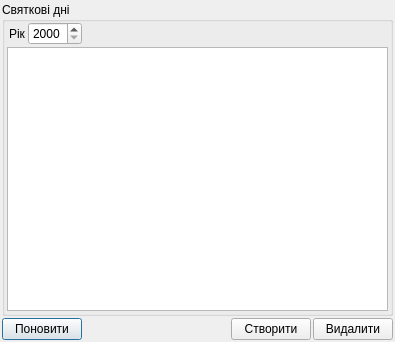
<?xml version="1.0" encoding="UTF-8"?>
<ui version="4.0">
 <class>UDialogSalarySvyatkoviDni</class>
 <widget class="QDialog" name="UDialogSalarySvyatkoviDni">
  <property name="geometry">
   <rect>
    <x>0</x>
    <y>0</y>
    <width>395</width>
    <height>342</height>
   </rect>
  </property>
  <property name="windowTitle">
   <string>Довідник &quot;Всяткові дні&quot;</string>
  </property>
  <layout class="QVBoxLayout" name="verticalLayout_2">
   <property name="spacing">
    <number>2</number>
   </property>
   <property name="margin">
    <number>2</number>
   </property>
   <item>
    <widget class="QGroupBox" name="groupBox_pidrozdily">
     <property name="title">
      <string>Святкові дні</string>
     </property>
     <layout class="QVBoxLayout" name="verticalLayout">
      <property name="spacing">
       <number>2</number>
      </property>
      <property name="leftMargin">
       <number>2</number>
      </property>
      <property name="topMargin">
       <number>0</number>
      </property>
      <property name="rightMargin">
       <number>2</number>
      </property>
      <property name="bottomMargin">
       <number>2</number>
      </property>
      <item>
       <layout class="QHBoxLayout" name="horizontalLayout_2">
        <property name="spacing">
         <number>2</number>
        </property>
        <property name="leftMargin">
         <number>2</number>
        </property>
        <property name="rightMargin">
         <number>2</number>
        </property>
        <item>
         <widget class="QLabel" name="label_yearFilter">
          <property name="text">
           <string>Рік</string>
          </property>
         </widget>
        </item>
        <item>
         <widget class="QSpinBox" name="spinBox_yearFilter">
          <property name="minimum">
           <number>2000</number>
          </property>
          <property name="maximum">
           <number>2100</number>
          </property>
         </widget>
        </item>
        <item>
         <spacer name="horizontalSpacer_2">
          <property name="orientation">
           <enum>Qt::Horizontal</enum>
          </property>
          <property name="sizeHint" stdset="0">
           <size>
            <width>40</width>
            <height>20</height>
           </size>
          </property>
         </spacer>
        </item>
       </layout>
      </item>
      <item>
       <widget class="QTableWidget" name="tableWidget_svyatkoviDni"/>
      </item>
     </layout>
    </widget>
   </item>
   <item>
    <layout class="QHBoxLayout" name="horizontalLayout">
     <property name="spacing">
      <number>2</number>
     </property>
     <item>
      <widget class="QPushButton" name="pushButton_reload">
       <property name="text">
        <string>Поновити</string>
       </property>
       <property name="icon">
        <iconset resource="../uPictRc.qrc">
         <normaloff>:/crystalProject/pictures/crystal-project-actions-PNG/reload-256.png</normaloff>:/crystalProject/pictures/crystal-project-actions-PNG/reload-256.png</iconset>
       </property>
      </widget>
     </item>
     <item>
      <spacer name="horizontalSpacer">
       <property name="orientation">
        <enum>Qt::Horizontal</enum>
       </property>
       <property name="sizeHint" stdset="0">
        <size>
         <width>40</width>
         <height>20</height>
        </size>
       </property>
      </spacer>
     </item>
     <item>
      <widget class="QPushButton" name="pushButton_create">
       <property name="text">
        <string>Створити</string>
       </property>
       <property name="icon">
        <iconset resource="../uPictRc.qrc">
         <normaloff>:/crystalProject/pictures/crystal-project-actions-PNG/edit_add-256.png</normaloff>:/crystalProject/pictures/crystal-project-actions-PNG/edit_add-256.png</iconset>
       </property>
      </widget>
     </item>
     <item>
      <widget class="QPushButton" name="pushButton_delete">
       <property name="text">
        <string>Видалити</string>
       </property>
       <property name="icon">
        <iconset resource="../uPictRc.qrc">
         <normaloff>:/crystalProject/pictures/crystal-project-actions-PNG/edit_remove-256.png</normaloff>:/crystalProject/pictures/crystal-project-actions-PNG/edit_remove-256.png</iconset>
       </property>
      </widget>
     </item>
    </layout>
   </item>
  </layout>
 </widget>
 <resources>
  <include location="../uPictRc.qrc"/>
 </resources>
 <connections/>
</ui>
